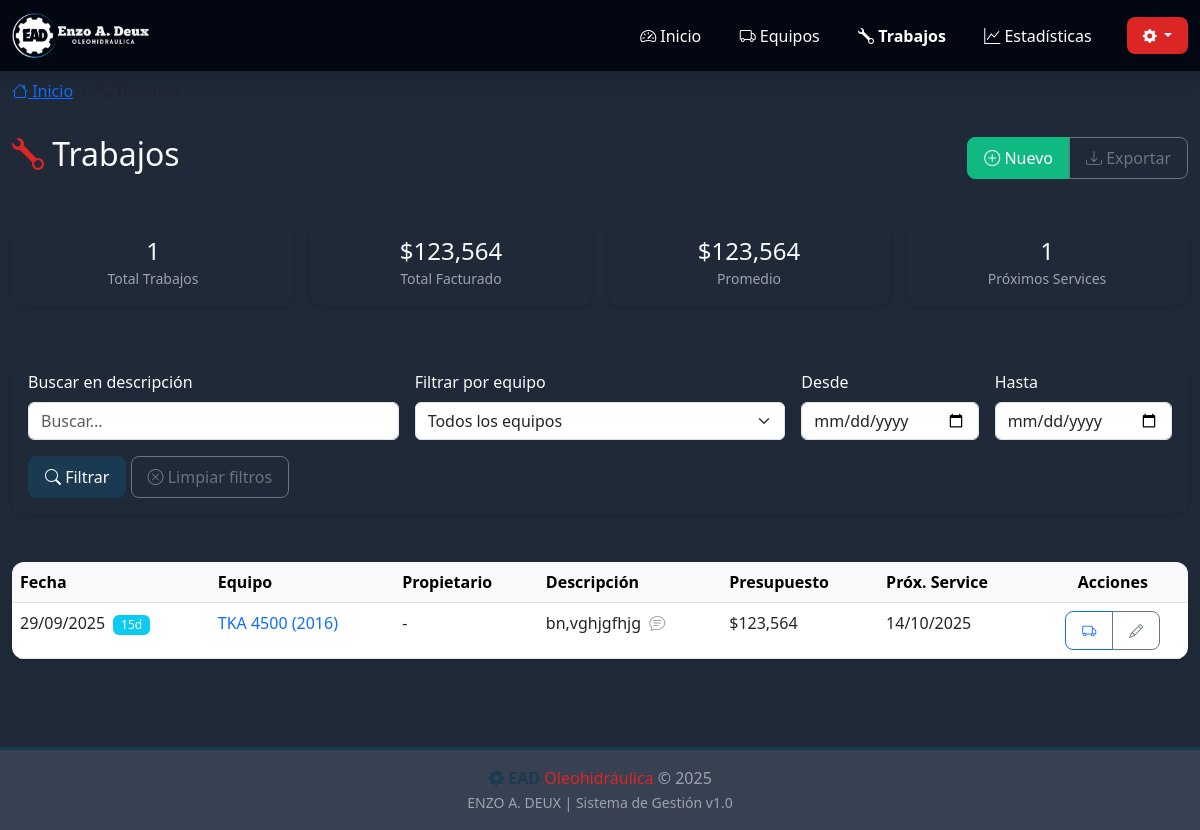
The app's page /trabajos with its own data.
### app_web.py (models this page shows)
class BaseModel(Model):
    class Meta:
        database = db

class Job(BaseModel):
    equipment = ForeignKeyField(Equipment, backref='jobs', on_delete='CASCADE')
    date_done = DateField()
    description = TextField()
    budget = FloatField(default=0.0)
    next_service_days = IntegerField(null=True)
    next_service_date = DateField(null=True)
    notes = TextField(null=True)

### app_web.py (the view)
@app.route('/trabajos')
def trabajos_list():
    search = request.args.get('search', '')
    equipo_id = request.args.get('equipo_id', '')
    fecha_desde = request.args.get('fecha_desde', '')
    fecha_hasta = request.args.get('fecha_hasta', '')
    trabajos = Job.select().join(Equipment).order_by(Job.date_done.desc())
    if search:
        trabajos = trabajos.where(Job.description.contains(search))
    if equipo_id:
        trabajos = trabajos.where(Job.equipment == equipo_id)
    if fecha_desde:
        trabajos = trabajos.where(Job.date_done >= datetime.strptime(fecha_desde, '%Y-%m-%d').date())
    if fecha_hasta:
        trabajos = trabajos.where(Job.date_done <= datetime.strptime(fecha_hasta, '%Y-%m-%d').date())
    trabajos_list = []
    total_trabajos = 0
    total_presupuesto = 0
    for job in trabajos:
        eq = job.equipment
        trabajos_list.append({
            'id': job.id,
            'date': job.date_done.strftime('%d/%m/%Y'),
            'equipo': f"{eq.marca} {eq.modelo} ({eq.anio})",
            'equipo_id': eq.id,
            'propietario': eq.propietario or '-',
            'description': job.description,
            'budget': job.budget,
            'next_service': job.next_service_date.strftime('%d/%m/%Y') if job.next_service_date else '-',
            'days_until': (job.next_service_date - datetime.now().date()).days if job.next_service_date else None,
            'notes': job.notes or ''
        })
        total_trabajos += 1
        total_presupuesto += job.budget
    equipos_filter = []
    for eq in Equipment.select().order_by(Equipment.marca, Equipment.modelo):
        equipos_filter.append({
            'id': eq.id,
            'nombre': f"{eq.marca} {eq.modelo} ({eq.anio})"
        })
    return render_template('trabajos.html',
                         trabajos=trabajos_list,
                         total_trabajos=total_trabajos,
                         total_presupuesto=total_presupuesto,
                         equipos_filter=equipos_filter,
                         search=search,
                         equipo_id=equipo_id,
                         fecha_desde=fecha_desde,
                         fecha_hasta=fecha_hasta)

### templates/trabajos.html (shortened to what this page needs)
{% extends "base.html" %}
{% block breadcrumb %}
<nav aria-label="breadcrumb" class="mt-2">
    <div class="container-fluid">
        <ol class="breadcrumb">
            <li class="breadcrumb-item"><a href="/"><i class="bi bi-house"></i> Inicio</a></li>
            <li class="breadcrumb-item active" aria-current="page"><i class="bi bi-wrench"></i> Trabajos</li>
        </ol>
    </div>
</nav>
{% endblock %}
{% block content %}
<div class="animate-slide">
    <div class="row mb-4">
        <div class="col-12">
            <div class="d-flex justify-content-between align-items-center mb-3">
                <h2><i class="bi bi-wrench" style="color: var(--ead-red);"></i> Trabajos</h2>
                <div class="btn-group">
                    <a href="/trabajo/nuevo" class="btn btn-success">
                        <i class="bi bi-plus-circle"></i> Nuevo
                    </a>
                    <a href="/api/export/trabajos" class="btn btn-outline-secondary">
                        <i class="bi bi-download"></i> Exportar
                    </a>
                </div>
            </div>
        </div>
    </div>
    <div class="row g-3 mb-4">
        <div class="col-6 col-md-3">
            <div class="card text-center">
                <div class="card-body">
                    <h4 class="mb-0">{{ total_trabajos }}</h4>
                    <small class="text-muted">Total Trabajos</small>
                </div>
            </div>
        </div>
        <div class="col-6 col-md-3">
            <div class="card text-center">
                <div class="card-body">
                    <h4 class="mb-0">${{ "{:,.0f}".format(total_presupuesto) }}</h4>
                    <small class="text-muted">Total Facturado</small>
                </div>
            </div>
        </div>
        <div class="col-6 col-md-3">
            <div class="card text-center">
                <div class="card-body">
                    <h4 class="mb-0">${{ "{:,.0f}".format(total_presupuesto/total_trabajos if total_trabajos > 0 else 0) }}</h4>
                    <small class="text-muted">Promedio</small>
                </div>
            </div>
        </div>
        <div class="col-6 col-md-3">
            <div class="card text-center">
                <div class="card-body">
                    <h4 class="mb-0">
                        {% set proximos = trabajos|selectattr('days_until', 'defined')|rejectattr('days_until', 'none')|selectattr('days_until', 'lt', 30)|list %}
                        {{ proximos|length }}
                    </h4>
                    <small class="text-muted">Próximos Services</small>
                </div>
            </div>
        </div>
    </div>
    <div class="row mb-4">
        <div class="col-12">
            <div class="card">
                <div class="card-body">
                    <form method="get" action="/trabajos" id="filterForm">
                        <div class="row g-3">
                            <div class="col-12 col-md-4">
                                <label for="search" class="form-label">Buscar en descripción</label>
                                <input type="text" class="form-control" id="search" name="search"
                                       placeholder="Buscar..." value="{{ search }}">
                            </div>
                            <div class="col-12 col-md-4">
                                <label for="equipo_id" class="form-label">Filtrar por equipo</label>
                                <select class="form-select" id="equipo_id" name="equipo_id">
                                    <option value="">Todos los equipos</option>
                                </select>
                            </div>
                            <div class="col-6 col-md-2">
                                <label for="fecha_desde" class="form-label">Desde</label>
                                <input type="date" class="form-control" id="fecha_desde" name="fecha_desde"
                                       value="{{ fecha_desde }}">
                            </div>
                            <div class="col-6 col-md-2">
                                <label for="fecha_hasta" class="form-label">Hasta</label>
                                <input type="date" class="form-control" id="fecha_hasta" name="fecha_hasta"
                                       value="{{ fecha_hasta }}">
                            </div>
                        </div>
                        <div class="row mt-3">
                            <div class="col-12">
                                <button type="submit" class="btn btn-primary">
                                    <i class="bi bi-search"></i> Filtrar
                                </button>
                                <a href="/trabajos" class="btn btn-outline-secondary">
                                    <i class="bi bi-x-circle"></i> Limpiar filtros
                                </a>
                            </div>
                        </div>
                    </form>
                </div>
            </div>
        </div>
    </div>
    <div class="row">
        <div class="col-12">
            {% if trabajos %}
            <div class="d-none d-md-block">
                <div class="card">
                    <div class="card-body p-0">
                        <div class="table-responsive">
                            <table class="table table-hover mb-0">
                                <thead class="table-light">
                                    <tr>
                                        <th>Fecha</th>
                                        <th>Equipo</th>
                                        <th>Propietario</th>
                                        <th>Descripción</th>
                                        <th>Presupuesto</th>
                                        <th>Próx. Service</th>
                                        <th class="text-center">Acciones</th>
                                    </tr>
                                </thead>
                                <tbody>
                                    {% for trabajo in trabajos %}
                                    <tr>
                                        <td>
                                            {{ trabajo.date }}
                                            {% if trabajo.days_until is not none %}
                                                {% if trabajo.days_until < 0 %}
                                                    <span class="badge bg-danger ms-1">Vencido</span>
                                                {% elif trabajo.days_until <= 7 %}
                                                    <span class="badge bg-warning ms-1">{{ trabajo.days_until }}d</span>
                                                {% elif trabajo.days_until <= 30 %}
                                                    <span class="badge bg-info ms-1">{{ trabajo.days_until }}d</span>
                                                {% endif %}
                                            {% endif %}
                                        </td>
                                        <td>
                                            <a href="/equipo/{{ trabajo.equipo_id }}" class="text-decoration-none">
                                                {{ trabajo.equipo }}
                                            </a>
                                        </td>
                                        <td>{{ trabajo.propietario }}</td>
                                        <td>
                                            <span title="{{ trabajo.description }}">
                                                {{ trabajo.description[:50] }}{% if trabajo.description|length > 50 %}...{% endif %}
                                            </span>
                                            {% if trabajo.notes %}
                                            <i class="bi bi-chat-text text-muted ms-1" title="{{ trabajo.notes }}"></i>
                                            {% endif %}
                                        </td>
                                        <td class="text-nowrap">${{ "{:,.0f}".format(trabajo.budget) }}</td>
                                        <td>{{ trabajo.next_service }}</td>
                                        <td class="text-center">
                                            <div class="btn-group">
                                                <a href="/equipo/{{ trabajo.equipo_id }}"
                                                   class="btn btn-sm btn-outline-primary" title="Ver equipo">
                                                    <i class="bi bi-truck"></i>
                                                </a>
                                                <a href="/trabajo/{{ trabajo.id }}/editar"
                                                   class="btn btn-sm btn-outline-secondary" title="Editar">
                                                    <i class="bi bi-pencil"></i>
                                                </a>
                                            </div>
                                        </td>
                                    </tr>
                                    {% endfor %}
                                </tbody>
                            </table>
                        </div>
                    </div>
                </div>
            </div>
            {% endif %}
        </div>
    </div>
</div>
{% endblock %}

### templates/base.html (style rules this page uses)
:root { --ead-blue: #1a3a52; --ead-red: #dc2626; --ead-light-blue: #06b6d4; --primary-color: #1a3a52; --secondary-color: #dc2626; --accent-color: #06b6d4; --success-color: #10b981; --danger-color: #ef4444; --warning-color: #f59e0b; --info-color: #06b6d4; --dark-color: #0f2942; --light-gray: #f3f4f6; --bg-color: #ffffff; --bg-secondary: #f8fafc; --text-color: #1f2937; --text-muted: #6b7280; --border-color: #e5e7eb; --card-bg: #ffffff; --navbar-bg: var(--dark-color); --sidebar-bg: var(--dark-color); }
[data-theme="dark"] { --bg-color: #111827; --bg-secondary: #1f2937; --text-color: #f9fafb; --text-muted: #9ca3af; --border-color: #374151; --card-bg: #1f2937; --navbar-bg: #030712; --sidebar-bg: #030712; --light-gray: #374151; }
* { transition: background-color 0.3s ease, color 0.3s ease, border-color 0.3s ease; }
body { background-color: var(--bg-secondary); color: var(--text-color); min-height: 100vh; }
.card { background-color: var(--card-bg); color: var(--text-color); border-color: var(--border-color); }
.text-muted { color: var(--text-muted) !important; }
.table { color: var(--text-color); }
.table-light { background-color: var(--light-gray); color: var(--text-color); }
.card { border: none; box-shadow: 0 2px 4px rgba(0,0,0,0.08); border-radius: 0.75rem; margin-bottom: 1.5rem; transition: all 0.3s; }
.btn { border-radius: 0.5rem; padding: 0.5rem 1rem; transition: all 0.3s; font-weight: 500; }
.btn-primary { background-color: var(--primary-color); border-color: var(--primary-color); }
.btn-success { background-color: var(--success-color); border-color: var(--success-color); }
.table-responsive { border-radius: 0.75rem; overflow: hidden; }
.table-hover tbody tr { transition: all 0.2s; }
.badge { padding: 0.35em 0.65em; border-radius: 0.375rem; font-weight: 500; }
.animate-slide { animation: slideIn 0.4s ease-out; }

### records on screen
Job: date "29/09/2025", days_until "15", equipo "TKA 4500 (2016)", propietario "-", description "bn,vghjgfhjg", budget "123,564", next_service "14/10/2025"

### other values on screen
{{ total_trabajos }} "1"
{{ "{:,.0f}".format(total_presupuesto) }} "123,564"
{{ proximos|length }} "1"
